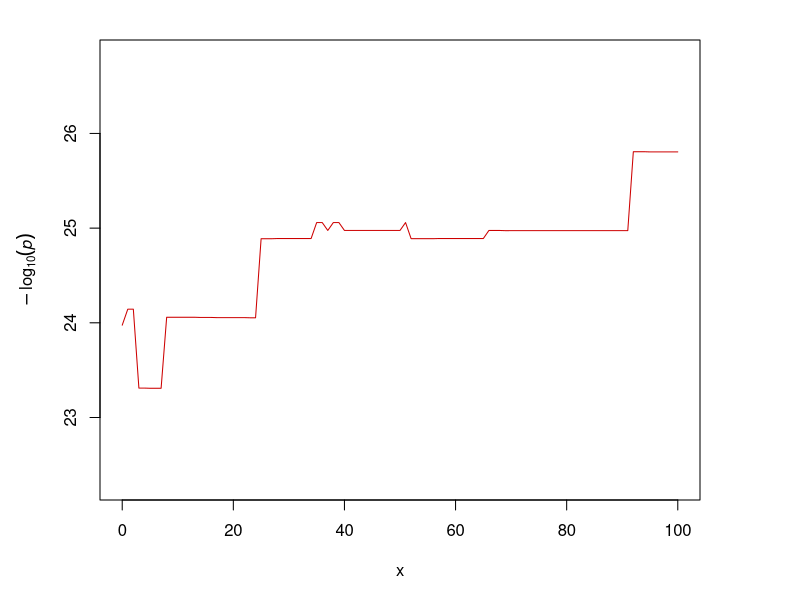
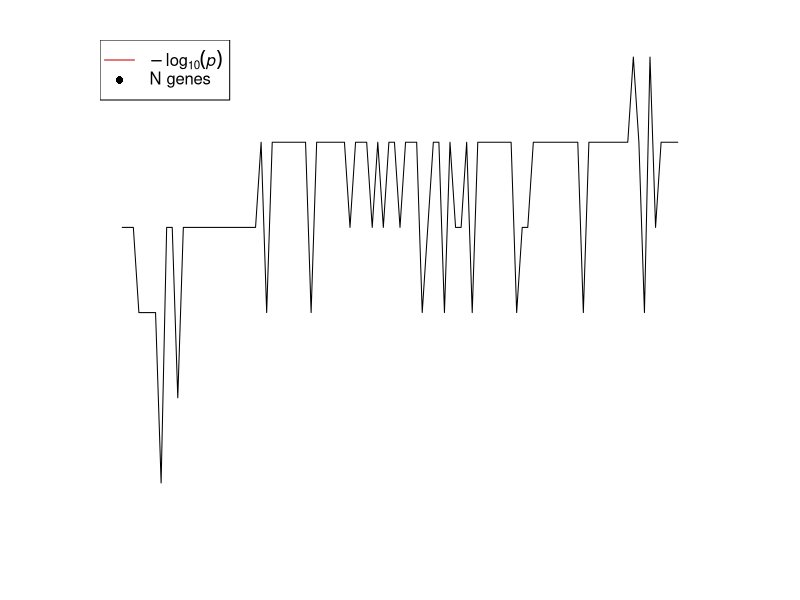

The R script that drew these images, in order:
res <- read.csv("obj_func_val.csv", header=TRUE, sep=",")
x <- res[,1]
y1 <- res[,2]
y2 <- res[,3]
#par("usr")
#plot.window(xlim=range(x),ylim=range(y1))
#plot(x, y1, xlab = "Iterations", ylab="Obj function val",type="l", main="Weekend objective function values",axes=FALSE)
#plot(x, y1, type="l", main="Weekend objective function values",axes=FALSE, xlab="", ylab="")
#plot.new()

#par(new=TRUE)
#plot(x, y2, type="l",axes=FALSE, xlab="", ylab="", col="red")
#par(new=TRUE)
#lines(x, y2, col ="red")
#par(new=TRUE)
#plot(res[,1], res[,4], type="l", col ="green")
#par(new=TRUE)
#plot(res[,1], res[,5], type="l", col ="blue")

#axis(1); axis(2); box()
#plot.window(xlim=range(x),ylim=range(y2))
#par(xaxs="i",yaxs="i")
#lines(x,y2)
#axis(1); axis(2); box()

#axis(1, at=seq(0,length(res[,1])+100,50),labels=seq(0,length(res[,1])+100,50), las=0)
#axis(2, at=seq(0,length(res[,2]),5),labels=seq(0,length(res[,2]),5), las=2)
#title("Objective function plots", xlab="X values",ylab="Y=X"	)

par(mar = c(5,5,2,5))
plot(x, y1, type="l", col="red3", 
             ylab=expression(-log[10](italic(p))),
             ylim=c(min(res[,2])-1,max(res[,2])+1))

plot(x, y2, type="l", axes=F, xlab=NA, ylab=NA)
legend("topleft",
       legend=c(expression(-log[10](italic(p))), "N genes"),
       lty=c(1,0), pch=c(NA, 16), col=c("red3", "black"))
